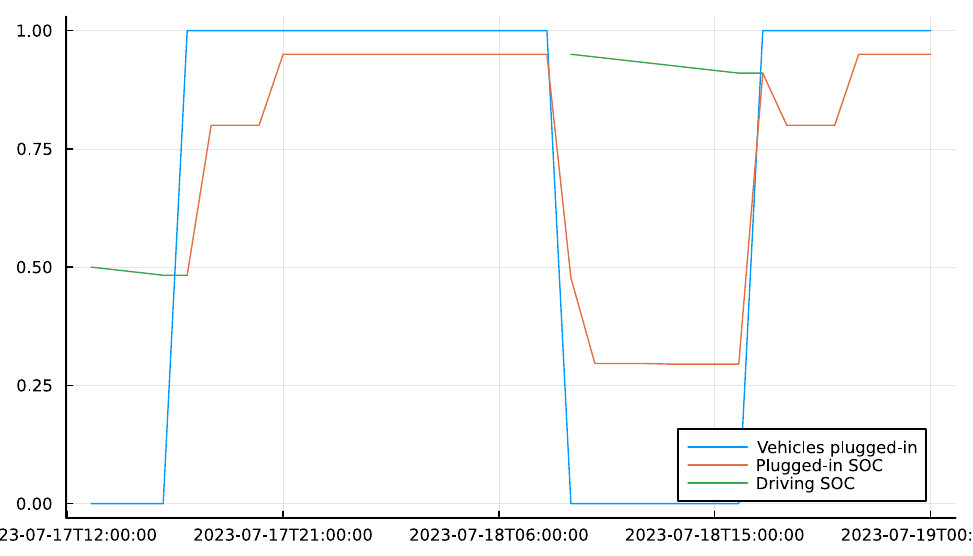

Here is the Julia script that generated this plot:
using DataFrames

include("src/bizutils.jl")
include("src/customer.jl")
include("src/simulate.jl")
include("src/retail.jl")
include("src/config.jl")
include("src/value.jl")
include("src/optutils.jl")
include("src/fullsim.jl")
include("src/plotting.jl")

function get_dsoc(tt, state)
    vehicles_plugged_1, soc_plugged_1, soc_driving_1 = state
    dt1 = dt0 + periodstep(tt)

    if is_peak(dt1)
        soc_goal = 0.8
    else
        soc_goal = 0.95
    end

    return max(min(soc_goal - soc_plugged_1, timestep * fracpower_max), timestep * fracpower_min)
end

dt0 = DateTime("2023-07-17T12:00:00")

df = fullsimulate(dt0, get_dsoc, (tt) -> 0., 0., 0.5, 0.5)
plot_standard(df)
plot!(size=(700,400))
savefig("version1-rot.pdf")
